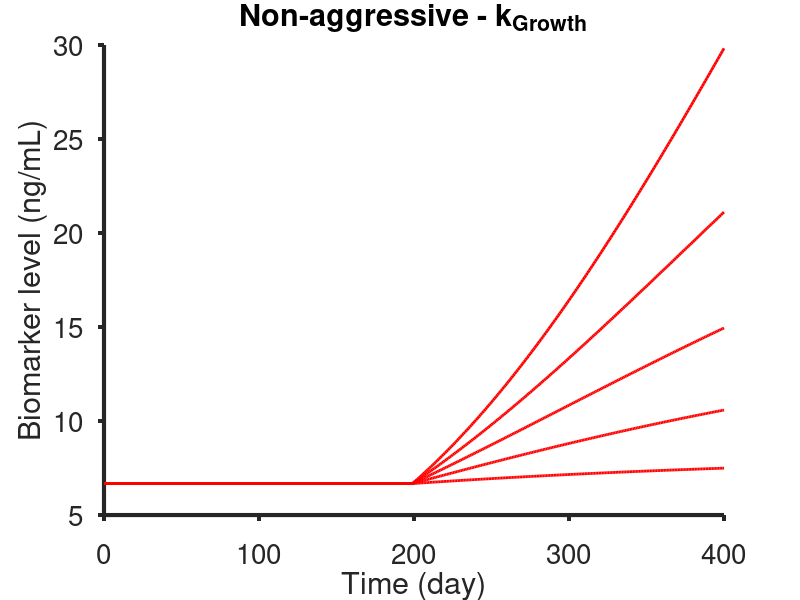
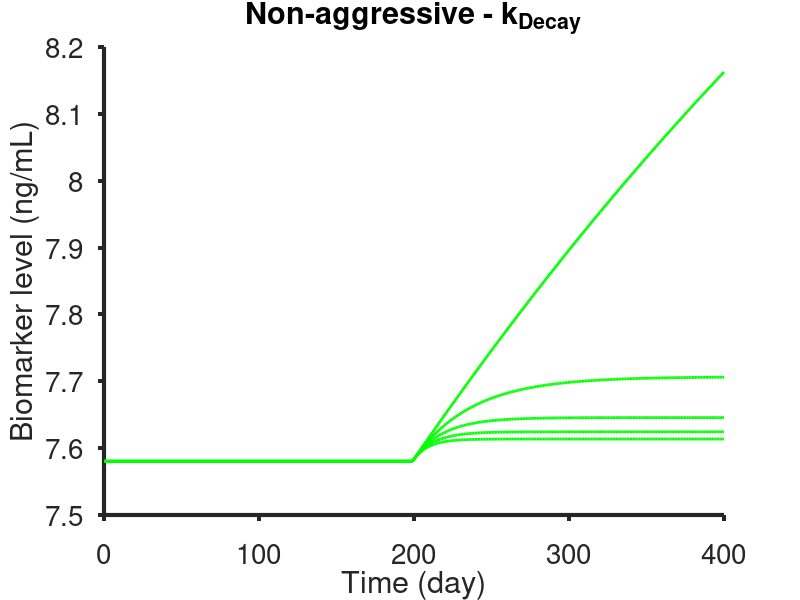
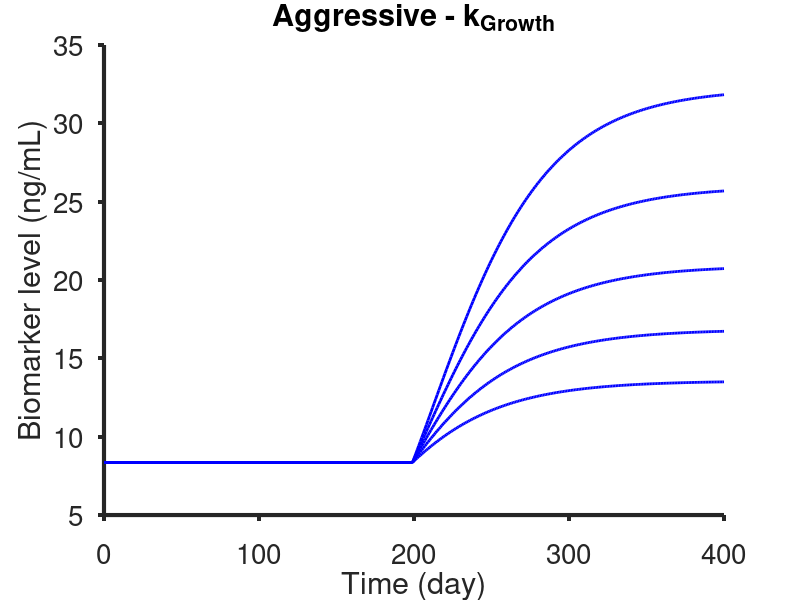
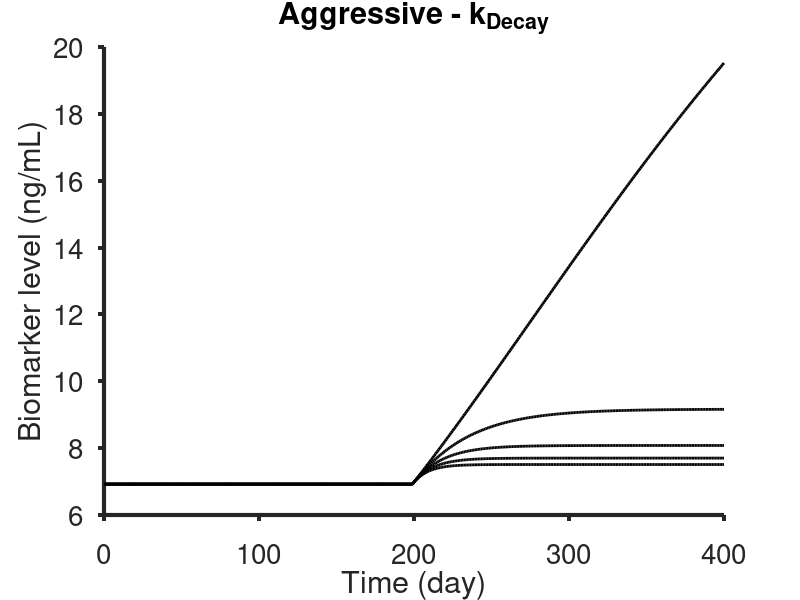

These figures' MATLAB source, in order:
%% k_gr_non
clear all; close all; clc
time = (0:400)';
num_patients = 1;
%healthy baseline and std
Ch0 = 8; %ng/mL
std_h = 1.5; %ng/mL
Ch0_rnd = std_h.*randn(num_patients,1) + Ch0;
s_mean_k_gr_non = linspace(0,0.01,5);
max_k_gr_non = log(2)/18/30 + s_mean_k_gr_non;
min_k_gr_non = 0 + s_mean_k_gr_non;
max_k_decay_non = log(2)/5/30;
min_k_decay_non = log(2)/24/30;
k_gr_non_rnd = (max_k_gr_non - min_k_gr_non).*rand(num_patients,1) + min_k_gr_non;%mean([0 1/18/30]);
k_decay_non_rnd = (max_k_decay_non - min_k_decay_non).*rand(num_patients,1) + min_k_decay_non;%mean([1/(24*30) 1/150]);


%unhealthy baseline and std
Ca0 = 8; %ng/mL
std_a = 1.5; %ng/mL
Ca0_rnd = std_a.*randn(num_patients,1) + Ca0;
max_k_gr_agg = log(2)/2/30;
min_k_gr_agg = log(2)/18/300;
max_k_decay_agg = log(2)/30;
min_k_decay_agg = log(2)/5/30;
k_gr_agg_rnd = (max_k_gr_agg - min_k_gr_agg).*rand(num_patients,1) + min_k_gr_agg;%linspace(1/18/30,1/2/30,50); %day-1
k_decay_agg_rnd = (max_k_decay_agg - min_k_decay_agg).*rand(num_patients,1) + min_k_decay_agg;%linspace(1/150,1/30,50); %day-1


noise_i = 0;

C_healthy = zeros(numel(time),num_patients);
C_unhealthy = zeros(numel(time),num_patients);
t_onset = 200;

for j = 1:numel(s_mean_k_gr_non)
    for i = 1:numel(time)
        if i < t_onset
            C_healthy(i,j) = Ch0_rnd;
            C_unhealthy(i,j) = Ca0_rnd;
        else
            C_healthy(i,j) = Ch0_rnd*exp((k_gr_non_rnd(j)/k_decay_non_rnd)*(1-exp(-k_decay_non_rnd*time(i-(t_onset-1)))));
            C_unhealthy(i,j) = Ca0_rnd*exp((k_gr_agg_rnd/k_decay_agg_rnd)*(1-exp(-k_decay_agg_rnd*time(i-(t_onset-1)))));
        end
    end
end

C_healthy_noise1 = zeros(numel(time),num_patients,numel(noise_i));
C_unhealthy_noise1 = zeros(numel(time),num_patients,numel(noise_i));

for n = 1:numel(s_mean_k_gr_non)
        
        C_healthy_noise1(:,n) = C_healthy(:,n)+noise_i*rand(1,numel(C_healthy(:,n)))'.*C_healthy(:,n)/100;
        C_unhealthy_noise1(:,n) = C_unhealthy(:,n)+noise_i*rand(1,numel(C_unhealthy(:,n)))'.*C_unhealthy(:,n)/100;
        
end
figure;plot(time,squeeze(C_healthy_noise1(:,:)),'r-','LineWidth', 2);%,time,squeeze(C_unhealthy_noise1(:,1,:)),'b-'); 
title('Non-aggressive - k_{Growth}');
xlabel('Time (day)'); ylabel('Biomarker level (ng/mL)');
set(gca,'box','off','TickDir','out',...
    'FontSize',20,'FontName','Helvetica','LineWidth', 3);
%% k_decay_non
clear all; close all; clc
time = (0:400)';
num_patients = 1;
%healthy baseline and std
Ch0 = 8; %ng/mL
std_h = 1.5; %ng/mL
Ch0_rnd = std_h.*randn(num_patients,1) + Ch0;
max_k_gr_non = log(2)/18/30;
min_k_gr_non = 0;

s_mean_k_decay_non = linspace(0,0.1,5);
max_k_decay_non = log(2)/5/30 + s_mean_k_decay_non;
min_k_decay_non = log(2)/24/30 + s_mean_k_decay_non;
k_gr_non_rnd = (max_k_gr_non - min_k_gr_non).*rand(num_patients,1) + min_k_gr_non;%mean([0 1/18/30]);
k_decay_non_rnd = (max_k_decay_non - min_k_decay_non).*rand(num_patients,1) + min_k_decay_non;%mean([1/(24*30) 1/150]);


%unhealthy baseline and std
Ca0 = 8; %ng/mL
std_a = 1.5; %ng/mL
Ca0_rnd = std_a.*randn(num_patients,1) + Ca0;
max_k_gr_agg = log(2)/2/30;
min_k_gr_agg = log(2)/18/300;
max_k_decay_agg = log(2)/30;
min_k_decay_agg = log(2)/5/30;
k_gr_agg_rnd = (max_k_gr_agg - min_k_gr_agg).*rand(num_patients,1) + min_k_gr_agg;%linspace(1/18/30,1/2/30,50); %day-1
k_decay_agg_rnd = (max_k_decay_agg - min_k_decay_agg).*rand(num_patients,1) + min_k_decay_agg;%linspace(1/150,1/30,50); %day-1

noise_i = 0;

C_healthy = zeros(numel(time),num_patients);
C_unhealthy = zeros(numel(time),num_patients);
t_onset = 200;

for j = 1:numel(s_mean_k_decay_non)
    for i = 1:numel(time)
        if i < t_onset
            C_healthy(i,j) = Ch0_rnd;
            C_unhealthy(i,j) = Ca0_rnd;
        else
            C_healthy(i,j) = Ch0_rnd*exp((k_gr_non_rnd/k_decay_non_rnd(j))*(1-exp(-k_decay_non_rnd(j)*time(i-(t_onset-1)))));
            C_unhealthy(i,j) = Ca0_rnd*exp((k_gr_agg_rnd/k_decay_agg_rnd)*(1-exp(-k_decay_agg_rnd*time(i-(t_onset-1)))));
        end
    end
end

C_healthy_noise1 = zeros(numel(time),num_patients,numel(noise_i));
C_unhealthy_noise1 = zeros(numel(time),num_patients,numel(noise_i));

for n = 1:numel(s_mean_k_decay_non)
        
        C_healthy_noise1(:,n) = C_healthy(:,n)+noise_i*rand(1,numel(C_healthy(:,n)))'.*C_healthy(:,n)/100;
        C_unhealthy_noise1(:,n) = C_unhealthy(:,n)+noise_i*rand(1,numel(C_unhealthy(:,n)))'.*C_unhealthy(:,n)/100;
        
end
figure;plot(time,squeeze(C_healthy_noise1(:,:)),'g-','LineWidth', 2);%,time,squeeze(C_unhealthy_noise1(:,1,:)),'b-'); 
title('Non-aggressive - k_{Decay}');
xlabel('Time (day)'); ylabel('Biomarker level (ng/mL)');
set(gca,'box','off','TickDir','out',...
    'FontSize',20,'FontName','Helvetica','LineWidth', 3);
%% k_gr
clear all; close all; clc
time = (0:400)';
num_patients = 1;
%healthy baseline and std
Ch0 = 8; %ng/mL
std_h = 1.5; %ng/mL
Ch0_rnd = std_h.*randn(num_patients,1) + Ch0;

max_k_gr_non = log(2)/18/30;
min_k_gr_non = 0;
max_k_decay_non = log(2)/5/30;
min_k_decay_non = log(2)/24/30;
k_gr_non_rnd = (max_k_gr_non - min_k_gr_non).*rand(num_patients,1) + min_k_gr_non;%mean([0 1/18/30]);
k_decay_non_rnd = (max_k_decay_non - min_k_decay_non).*rand(num_patients,1) + min_k_decay_non;%mean([1/(24*30) 1/150]);

%unhealthy baseline and std
Ca0 = 8; %ng/mL
std_a = 1.5; %ng/mL
Ca0_rnd = std_a.*randn(num_patients,1) + Ca0;
s_mean_k_gr_agg = linspace(0,0.02,5);
max_k_gr_agg = log(2)/2/30 + s_mean_k_gr_agg;
min_k_gr_agg = log(2)/18/300 + s_mean_k_gr_agg;
max_k_decay_agg = log(2)/30;
min_k_decay_agg = log(2)/5/30;
k_gr_agg_rnd = (max_k_gr_agg - min_k_gr_agg).*rand(num_patients,1) + min_k_gr_agg;%linspace(1/18/30,1/2/30,50); %day-1
k_decay_agg_rnd = (max_k_decay_agg - min_k_decay_agg).*rand(num_patients,1) + min_k_decay_agg;%linspace(1/150,1/30,50); %day-1

m_k_gr_agg_rnd = mean(k_gr_agg_rnd);
sd_k_gr_agg_rnd = std(k_gr_agg_rnd);

m_k_decay_agg_rnd = mean(k_decay_agg_rnd);
sd_k_decay_agg_rnd = std(k_decay_agg_rnd);

noise_i = 0;

C_healthy = zeros(numel(time),num_patients);
C_unhealthy = zeros(numel(time),num_patients);
t_onset = 200;

for j = 1:numel(s_mean_k_gr_agg)
    for i = 1:numel(time)
        if i < t_onset
            C_healthy(i,j) = Ch0_rnd;
            C_unhealthy(i,j) = Ca0_rnd;
        else
            C_healthy(i,j) = Ch0_rnd*exp((k_gr_non_rnd/k_decay_non_rnd)*(1-exp(-k_decay_non_rnd*time(i-(t_onset-1)))));
            C_unhealthy(i,j) = Ca0_rnd*exp((k_gr_agg_rnd(j)/k_decay_agg_rnd)*(1-exp(-k_decay_agg_rnd*time(i-(t_onset-1)))));
        end
    end
end

C_healthy_noise1 = zeros(numel(time),num_patients,numel(noise_i));
C_unhealthy_noise1 = zeros(numel(time),num_patients,numel(noise_i));

for n = 1:numel(s_mean_k_gr_agg)
        
        C_healthy_noise1(:,n) = C_healthy(:,n)+noise_i*rand(1,numel(C_healthy(:,n)))'.*C_healthy(:,n)/100;
        C_unhealthy_noise1(:,n) = C_unhealthy(:,n)+noise_i*rand(1,numel(C_unhealthy(:,n)))'.*C_unhealthy(:,n)/100;
        
end
figure;plot(time,squeeze(C_unhealthy_noise1(:,:)),'b-','LineWidth', 2);%,time,squeeze(C_unhealthy_noise1(:,1,:)),'b-'); 
title('Aggressive - k_{Growth}');
xlabel('Time (day)'); ylabel('Biomarker level (ng/mL)');
set(gca,'box','off','TickDir','out',...
    'FontSize',20,'FontName','Helvetica','LineWidth', 3);
%% k_decay_non
clear all; close all; clc
time = (0:400)';
num_patients = 1;
%healthy baseline and std
Ch0 = 8; %ng/mL
std_h = 1.5; %ng/mL
Ch0_rnd = std_h.*randn(num_patients,1) + Ch0;
max_k_gr_non = log(2)/18/30 ;
min_k_gr_non = 0;
max_k_decay_non = log(2)/5/30;
min_k_decay_non = log(2)/24/30;
k_gr_non_rnd = (max_k_gr_non - min_k_gr_non).*rand(num_patients,1) + min_k_gr_non;%mean([0 1/18/30]);
k_decay_non_rnd = (max_k_decay_non - min_k_decay_non).*rand(num_patients,1) + min_k_decay_non;%mean([1/(24*30) 1/150]);


%unhealthy baseline and std
Ca0 = 8; %ng/mL
std_a = 1.5; %ng/mL
Ca0_rnd = std_a.*randn(num_patients,1) + Ca0;
max_k_gr_agg = log(2)/2/30;
min_k_gr_agg = log(2)/18/300;
s_mean_k_decay_agg = linspace(0,0.1,5);
max_k_decay_agg = log(2)/30 + s_mean_k_decay_agg;
min_k_decay_agg = log(2)/5/30 + s_mean_k_decay_agg;
k_gr_agg_rnd = (max_k_gr_agg - min_k_gr_agg).*rand(num_patients,1) + min_k_gr_agg;%linspace(1/18/30,1/2/30,50); %day-1
k_decay_agg_rnd = (max_k_decay_agg - min_k_decay_agg).*rand(num_patients,1) + min_k_decay_agg;%linspace(1/150,1/30,50); %day-1


noise_i = 0;

C_healthy = zeros(numel(time),num_patients);
C_unhealthy = zeros(numel(time),num_patients);
t_onset = 200;

for j = 1:numel(s_mean_k_decay_agg)
    for i = 1:numel(time)
        if i < t_onset
            C_healthy(i,j) = Ch0_rnd;
            C_unhealthy(i,j) = Ca0_rnd;
        else
            C_healthy(i,j) = Ch0_rnd*exp((k_gr_non_rnd/k_decay_non_rnd)*(1-exp(-k_decay_non_rnd*time(i-(t_onset-1)))));
            C_unhealthy(i,j) = Ca0_rnd*exp((k_gr_agg_rnd/k_decay_agg_rnd(j))*(1-exp(-k_decay_agg_rnd(j)*time(i-(t_onset-1)))));
        end
    end
end

C_healthy_noise1 = zeros(numel(time),num_patients,numel(noise_i));
C_unhealthy_noise1 = zeros(numel(time),num_patients,numel(noise_i));

for n = 1:numel(s_mean_k_decay_agg)
        
        C_healthy_noise1(:,n) = C_healthy(:,n)+noise_i*rand(1,numel(C_healthy(:,n)))'.*C_healthy(:,n)/100;
        C_unhealthy_noise1(:,n) = C_unhealthy(:,n)+noise_i*rand(1,numel(C_unhealthy(:,n)))'.*C_unhealthy(:,n)/100;
        
end
figure;plot(time,squeeze(C_unhealthy_noise1(:,:)),'k-','LineWidth', 2);%,time,squeeze(C_unhealthy_noise1(:,1,:)),'b-'); 
title('Aggressive - k_{Decay}');
xlabel('Time (day)'); ylabel('Biomarker level (ng/mL)');
set(gca,'box','off','TickDir','out',...
    'FontSize',20,'FontName','Helvetica','LineWidth', 3);
%% example of four within accepted range
clear all; close all; clc
time = (0:400)';
num_patients = 10;
%healthy baseline and std
Ch0 = 8; %ng/mL
std_h = 1.5; %ng/mL
Ch0_rnd = std_h.*randn(num_patients,1) + Ch0;
max_k_gr_non = log(2)/18/30;
min_k_gr_non = 0 + 0.000001;
max_k_decay_non = log(2)/5/30;
min_k_decay_non = log(2)/24/30;
k_gr_non_rnd = (max_k_gr_non - min_k_gr_non).*rand(num_patients,1) + min_k_gr_non;%mean([0 1/18/30]);
k_decay_non_rnd = (max_k_decay_non - min_k_decay_non).*rand(num_patients,1) + min_k_decay_non;%mean([1/(24*30) 1/150]);


%unhealthy baseline and std
Ca0 = 8; %ng/mL
std_a = 1.5; %ng/mL
Ca0_rnd = std_a.*randn(num_patients,1) + Ca0;
max_k_gr_agg = log(2)/2/30;
min_k_gr_agg = log(2)/18/300;
max_k_decay_agg = log(2)/30;
min_k_decay_agg = log(2)/5/30;
k_gr_agg_rnd = (max_k_gr_agg - min_k_gr_agg).*rand(num_patients,1) + min_k_gr_agg;%linspace(1/18/30,1/2/30,50); %day-1
k_decay_agg_rnd = (max_k_decay_agg - min_k_decay_agg).*rand(num_patients,1) + min_k_decay_agg;%linspace(1/150,1/30,50); %day-1


noise_i = 0;

C_healthy = zeros(numel(time),num_patients);
C_unhealthy = zeros(numel(time),num_patients);
t_onset = 200;

for j = 1:num_patients
    for i = 1:numel(time)
        if i < t_onset
            C_healthy(i,j) = Ch0_rnd(j);
            C_unhealthy(i,j) = Ca0_rnd(j);
        else
            C_healthy(i,j) = Ch0_rnd(j)*exp((k_gr_non_rnd(j)/k_decay_non_rnd(j))*(1-exp(-k_decay_non_rnd(j)*time(i-(t_onset-1)))));
            C_unhealthy(i,j) = Ca0_rnd(j)*exp((k_gr_agg_rnd(j)/k_decay_agg_rnd(j))*(1-exp(-k_decay_agg_rnd(j)*time(i-(t_onset-1)))));
        end
    end
end

C_healthy_noise1 = zeros(numel(time),num_patients);
C_unhealthy_noise1 = zeros(numel(time),num_patients);

for j = 1:num_patients
    C_healthy_noise1(:,j) = C_healthy(:,j)+noise_i*rand(1,numel(C_healthy(:,j)))'.*C_healthy(:,j)/100;
    C_unhealthy_noise1(:,j) = C_unhealthy(:,j)+noise_i*rand(1,numel(C_unhealthy(:,j)))'.*C_unhealthy(:,j)/100;
end

figure;plot(time,squeeze(C_healthy_noise1(:,:)),'r-',time,squeeze(C_unhealthy_noise1(:,:)),'b-','LineWidth', 2);%,time,squeeze(C_unhealthy_noise1(:,1,:)),'b-'); 
title('');
xlabel('Time (day)'); ylabel('Biomarker level (ng/mL)');
set(gca,'box','off','TickDir','out',...
    'FontSize',20,'FontName','Helvetica','LineWidth', 3);